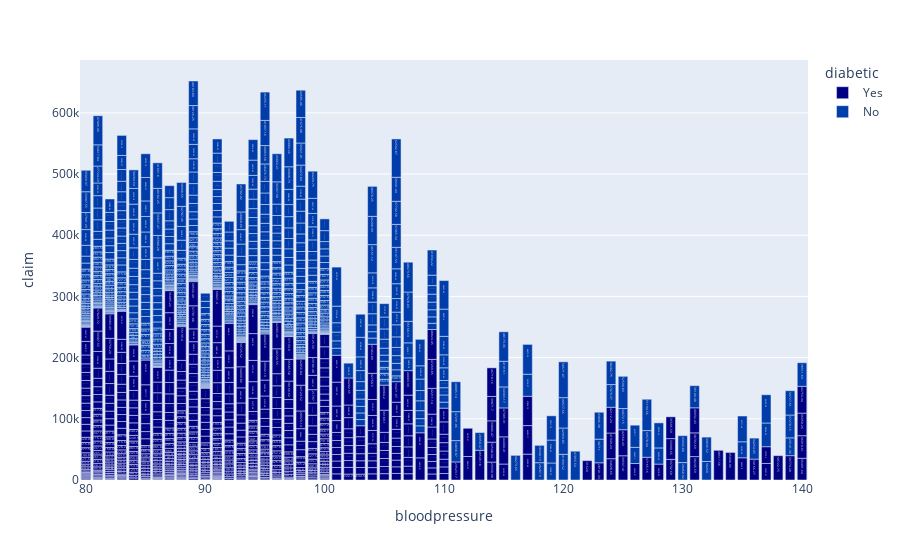

Notebook cell for this chart:
### Markdown cell above
# distribution of insurance claims by bloodpressure

### Code cell
fig = px.bar(data, x="bloodpressure", y="claim", text="claim", color="diabetic", color_discrete_sequence = px.colors.sequential.Jet)
fig.show()

### Figure 1 — Plotly figure (JSON) as saved in the notebook; plotly's stock layout.template omitted (floating-point values rounded to 4 significant figures; data arrays with more than 128 entries replaced by an {"elided": "..."} marker saying what was removed)
{"data": [{"alignmentgroup": "True", "hovertemplate": "diabetic=Yes<br>bloodpressure=%{x}<br>claim=%{text}<extra></extra>", "legendgroup": "Yes", "marker": {"color": "rgb(0,0,131)", "pattern": {"shape": ""}}, "name": "Yes", "offsetgroup": "Yes", "orientation": "v", "showlegend": true, "text": {"elided": "642 float values"}, "textposition": "auto", "type": "bar", "x": {"elided": "642 int values"}, "xaxis": "x", "y": {"elided": "642 float values"}, "yaxis": "y"}, {"alignmentgroup": "True", "hovertemplate": "diabetic=No<br>bloodpressure=%{x}<br>claim=%{text}<extra></extra>", "legendgroup": "No", "marker": {"color": "rgb(0,60,170)", "pattern": {"shape": ""}}, "name": "No", "offsetgroup": "No", "orientation": "v", "showlegend": true, "text": {"elided": "698 float values"}, "textposition": "auto", "type": "bar", "x": {"elided": "698 int values"}, "xaxis": "x", "y": {"elided": "698 float values"}, "yaxis": "y"}], "layout": {"barmode": "relative", "legend": {"title": {"text": "diabetic"}, "tracegroupgap": 0}, "margin": {"t": 60}, "xaxis": {"anchor": "y", "domain": [0, 1], "title": {"text": "bloodpressure"}}, "yaxis": {"anchor": "x", "domain": [0, 1], "title": {"text": "claim"}}}}
